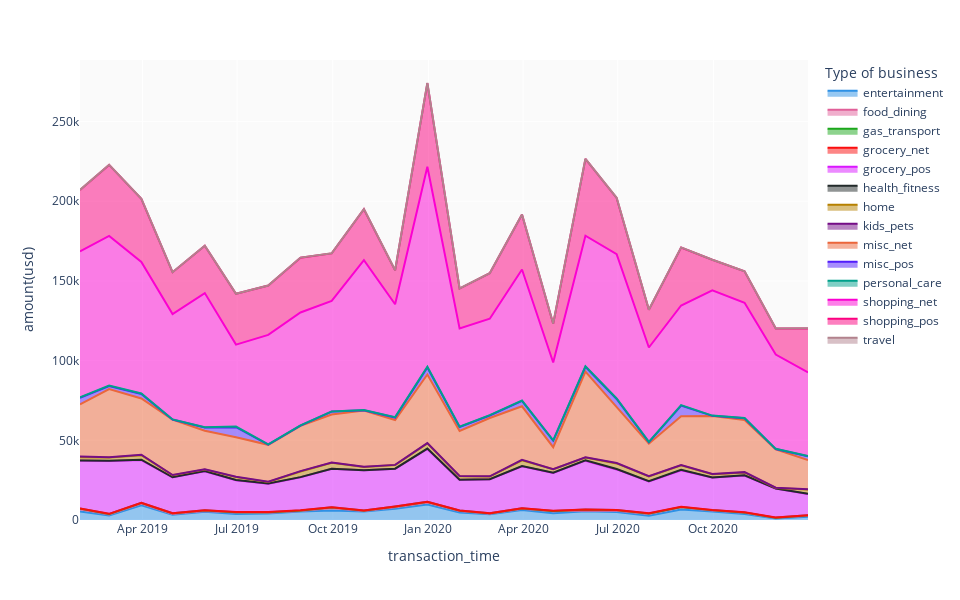

Here is the notebook cell this chart was saved with:
### Code cell
df_ = df_train.groupby(by=[pd.Grouper(key="transaction_time", freq="1M"),
                           'is_fraud','category']).agg({"amount(usd)":'sum',"transaction_id":"count"}).reset_index()
fig = px.area(
    df_[df_.is_fraud==1],
    x='transaction_time',
    y='amount(usd)',
    color='category',
    color_discrete_sequence=px.colors.qualitative.Dark24
)

fig.update_layout(height=600,
                  width=960,
                  legend=dict(title='Type of business'),
                  plot_bgcolor='#fafafa'
                 )
fig.show();
